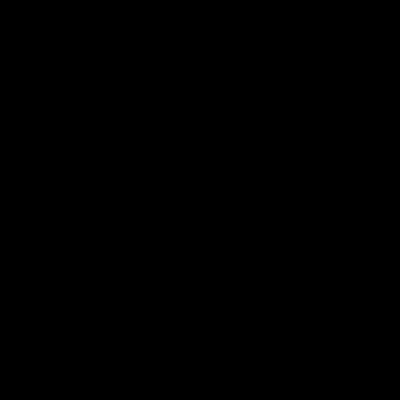
Frame 1 (no input)
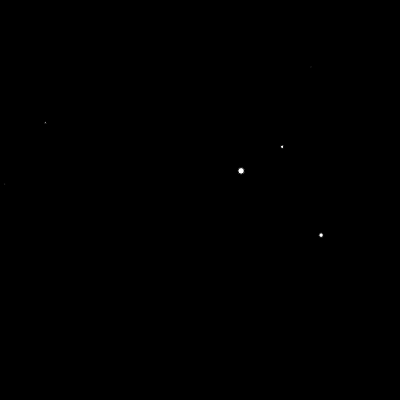
Frame 60 (no input)
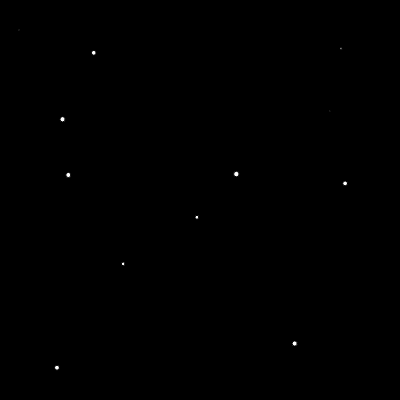
Frame 120 (the mouse pressed at the canvas centre since frame 60)

The p5.js sketch that drew these frames (run headless with seeded random() and noise() and a simulated clock; from frame 60 on, the mouse is pressed at the canvas centre):

// p5.js sketch
// ── sketch.js
let circles = [];
let numCircles = 0;

function setup() {
  createCanvas(400, 400);
}

function draw() {
  background(0);

  
  if (frameCount % 10 === 0 && numCircles < 500) {
    circles.push({
      x: random(width),
      y: random(height),
      speedX: random(-1, 1), 
      speedY: random(-1, 1)  
    });
    numCircles++;
  }

  
  fill(255);
  for (let i = 0; i < circles.length; i++) {
    let circle = circles[i];
    circle.x += circle.speedX; 
    circle.y += circle.speedY; 
    
   
    if (circle.x < 0 || circle.x > width || circle.y < 0 || circle.y > height) {
      circle.x = random(width);
      circle.y = random(height);
    }
    
    
    ellipse(circle.x, circle.y, random(1,7));
  }
}
